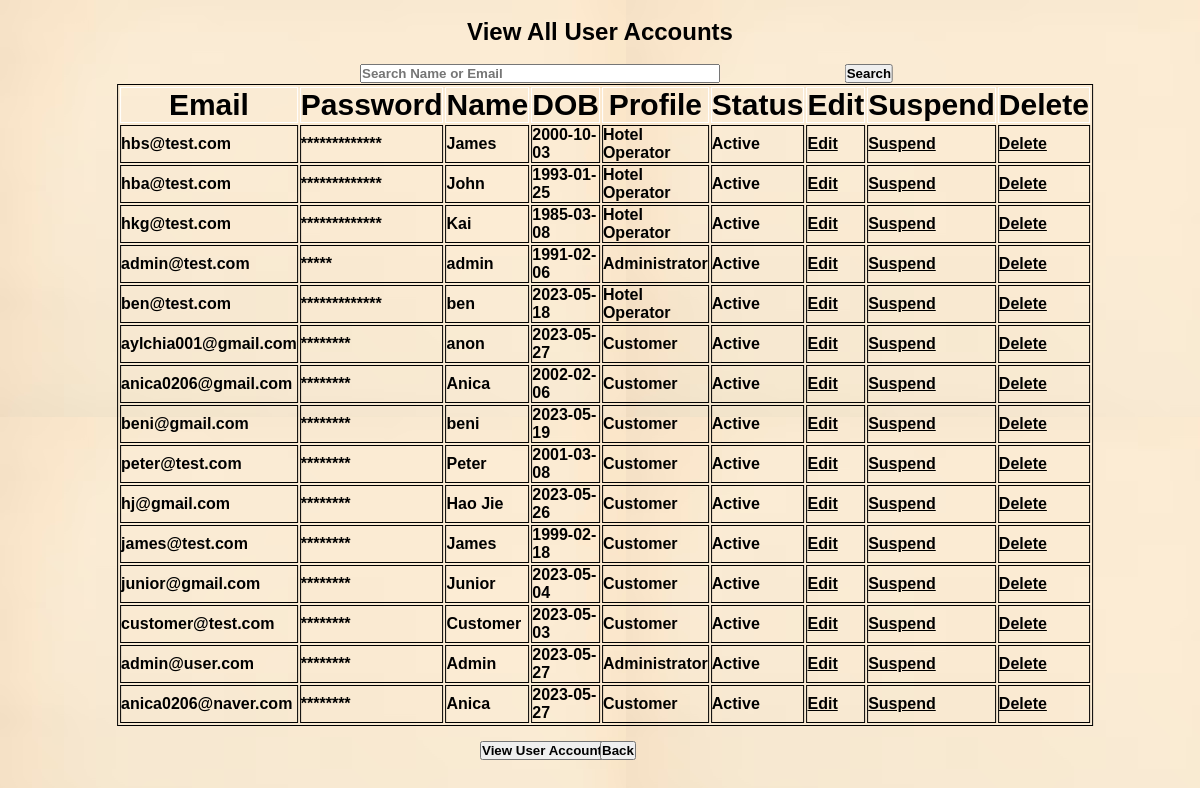
The page /adminPage/adminUserAccounts.php on the database its author committed.
### tables this page shows
CREATE TABLE `users` (
  `id` int(11) NOT NULL,
  `email` varchar(100) NOT NULL,
  `password` varchar(45) NOT NULL,
  `name` varchar(45) NOT NULL,
  `dateofbirth` date NOT NULL,
  `profile` varchar(45) NOT NULL,
  `status` varchar(45) NOT NULL,
  `hotelID` varchar(45) DEFAULT NULL
);

### adminPage/adminUserAccounts.php (the view, shortened to what this page needs)
<?php
    if(isset($_POST['search']))
    {
        $valueToSearch = $_POST['valueToSearch'];
        $query = "select * from users where name = '$valueToSearch' or email = '$valueToSearch'";
        $search_result = filterTable($query);
    }
    else
    {
        $query = "select * from users";
        $search_result = filterTable($query);
    }
    function filterTable($query)
    {
        $conn = mysqli_connect('sql112.epizy.com', 'epiz_34044351', '5seDrTWBZn31Qc', 'epiz_34044351_checkinn');
        $filter_result = mysqli_query($conn, $query);
        return $filter_result;
    }
?>
<!DOCTYPE html>
<html lang = "en">
    <head>
    </head>
    <body class = "bg-dark">
        <div class = "container">
            <div class = "row mt-5">
                <div class = "col">
                    <div class = "card mt-5">
                        <div class = "card-header">
                            <h2 class = "display-6 text-center"> View All User Accounts </h2>
                        </div>
                        <form action = "" method = "POST">
                            <br>
                            <input id = "inputbox" type="text" name= "valueToSearch" placeholder="Search Name or Email">
                            <input id = "but" type = "submit" name= "search" style="position:absolute; left:30%;" value="Search">
                        <div class = "card-body">
                            <table class = "table table-bordered text-center">
                                <tr class = "bg-dark text-white">
                                    <th> Email </th>
                                    <th> Password </th>
                                    <th> Name </th>
                                    <th> DOB</th>
                                    <th> Profile </th>
                                    <th> Status </th>
                                    <th> Edit </th>
                                    <th> Suspend </th>
                                    <th> Delete </th>
                                </tr>
                                <?php
                                    while($row = mysqli_fetch_array($search_result)) :?>
                                    <tr>
                                    <td><?php echo $row['email']; ?></td>
                                    <td><?php echo str_repeat('*', strlen($row['password'])); ?></td>
                                    <td><?php echo $row['name']; ?></td>
                                    <td><?php echo $row['dateofbirth']; ?></td>
                                    <td><?php echo $row['profile']; ?></td>
                                    <td><?php echo $row['status']; ?></td>
                                    <td><a href="editUserAccount.php?n=<?php echo $row['email']; ?>" style="color: black;">Edit</a></td>
                                    <td><a href="adminSuspendUser.php?n=<?php echo $row['email']; ?>" style="color: black;">Suspend</a></td>
                                    <td><a href="deleteUserAccount.php?n=<?php echo $row['email']; ?>" style="color: black;">Delete</a></td>
                                </tr>
                                <?php endwhile;?>
                        </table>
                                </div>
                            </div>
                        </div>
                        <p style="text-align:center;">
                        <tr>
                            <td><br><input id="button" type="button" style="position:absolute; left: 40%; bottom:5%;" onclick="location.href='adminUserAccounts.php'" name="ua" value="View User Accounts"></td>
                        </tr>
                        <tr>
                            <td><br><input id="button" type="button" style="position:absolute; left: 50%; bottom:5%;" onclick="location.href='adminDashboard.php'" name="back" value="Back"></td>
                        </tr>
                    </div>
                </div>
        </body>
</html>

### adminPage/adminUserAccounts.php (style rules this page uses)
* { padding: 0; margin: 0; box-sizing: border-box; font-family: 'Poppins', sans-serif; font-weight: 600; }
body { width: 100%; height: 100vh; background-color: #34495e; position: relative; font-family: 'verdana',sans-serif; background-image: url('cream.jpg'); }
table { width: 75%; position: absolute; top: 50%; left: 50%; transform: translate(-50%,-50%); border: 1px solid black; margin: 5px; }
th { border: 1px solid white; font-size: 30px; }
h2 { text-align: center; }
td { border: 1px solid black; }
#inputbox { transform: translate(100%, 0%); width:30%; height: 40%; }
#but { transform: translate(1000%, 0%); text-align: bottom; }

### rows shown on the page
users: email "hbs@test.com", password "*************", name "James", dateofbirth "2000-10-03", profile "Hotel Operator", status "Active"
users: email "hba@test.com", password "*************", name "John", dateofbirth "1993-01-25", profile "Hotel Operator", status "Active"
users: email "hkg@test.com", password "*************", name "Kai", dateofbirth "1985-03-08", profile "Hotel Operator", status "Active"
users: email "admin@test.com", password "*****", name "admin", dateofbirth "1991-02-06", profile "Administrator", status "Active"
users: email "ben@test.com", password "*************", name "ben", dateofbirth "2023-05-18", profile "Hotel Operator", status "Active"
users: email "aylchia001@gmail.com", password "********", name "anon", dateofbirth "2023-05-27", profile "Customer", status "Active"
users: email "anica0206@gmail.com", password "********", name "Anica", dateofbirth "2002-02-06", profile "Customer", status "Active"
users: email "beni@gmail.com", password "********", name "beni", dateofbirth "2023-05-19", profile "Customer", status "Active"
users: email "peter@test.com", password "********", name "Peter", dateofbirth "2001-03-08", profile "Customer", status "Active"
users: email "hj@gmail.com", password "********", name "Hao Jie", dateofbirth "2023-05-26", profile "Customer", status "Active"
users: email "james@test.com", password "********", name "James", dateofbirth "1999-02-18", profile "Customer", status "Active"
users: email "junior@gmail.com", password "********", name "Junior", dateofbirth "2023-05-04", profile "Customer", status "Active"
users: email "customer@test.com", password "********", name "Customer", dateofbirth "2023-05-03", profile "Customer", status "Active"
users: email "admin@user.com", password "********", name "Admin", dateofbirth "2023-05-27", profile "Administrator", status "Active"
users: email "anica0206@naver.com", password "********", name "Anica", dateofbirth "2023-05-27", profile "Customer", status "Active"
